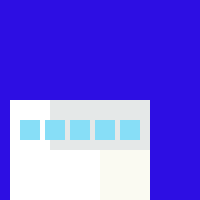
Frame 1 (no input)
Frame 60 (the mouse pressed at the canvas centre just before this capture): identical to frame 1, image omitted
Frame 120 (the mouse held since frame 60 and released just before this capture): blank canvas, image omitted

The Processing sketch that drew this single still picture (run headless with seeded random() and noise(); from frame 60 on, the mouse is pressed at the canvas centre):

// Processing sketch: processing_98285
// ── processing_98285.pde

//Giovanna Marrone
void setup(){
size(200,200);
background(#2D0EE3);
noStroke();
rect(10,100, 100, 100); //as 3 formas a seguir representam a casa
fill(#FAFAF2);//pinturas diferenciadas em cada parte da casa
rect(100, 150, 50, 100);
fill(#E5E8E8);
rect(50, 100, 100, 50);
}
void draw(){
  for(int x=20; x<140; x=x+25){
  fill(#87DEF7);
    rect(x,120,20,20);//janelas
if(mouseX > 10){
  background(0);//escurecer + janelas piscando
  
}
  }
}
